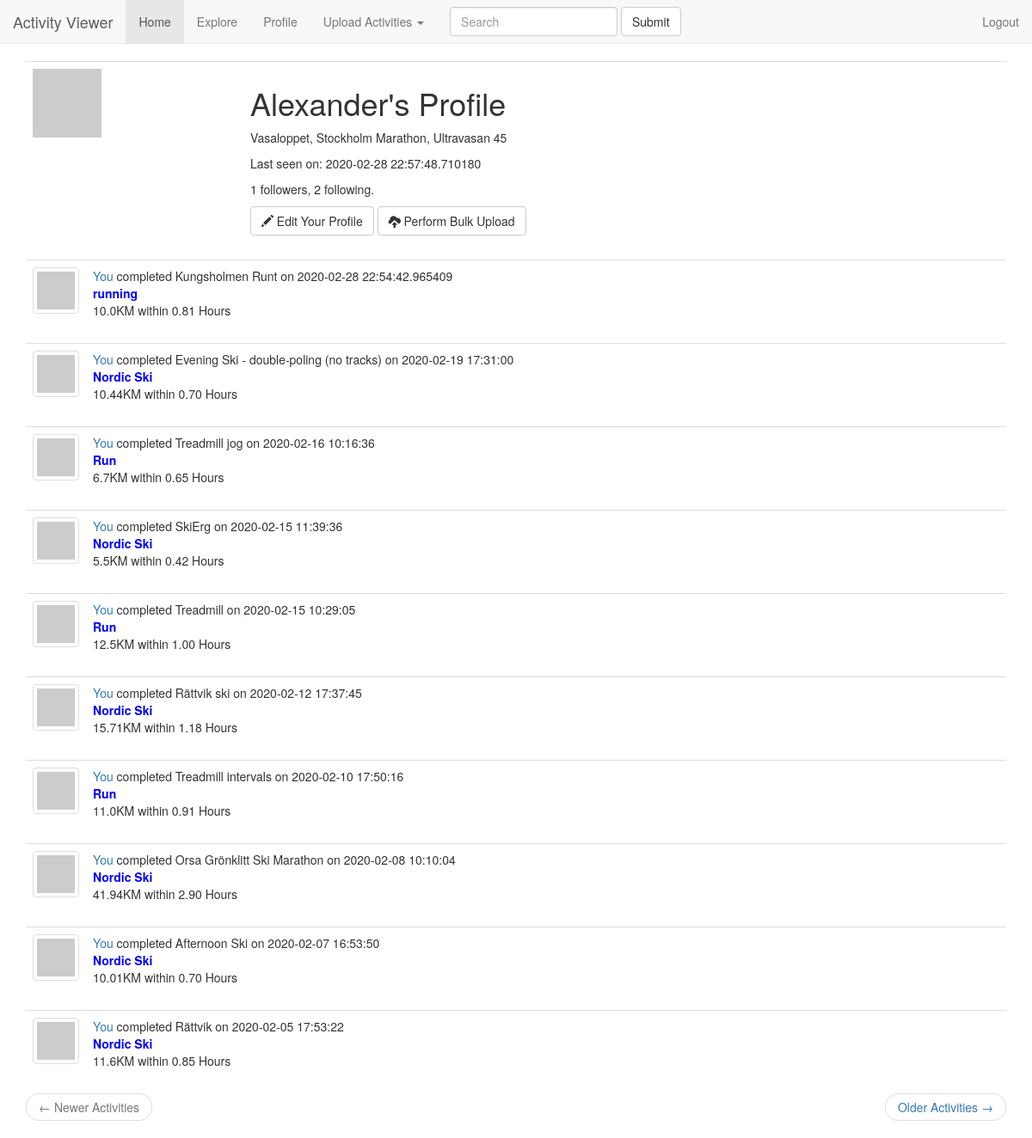
The page /profile/Alexander (signed in) on the database as committed earlier.
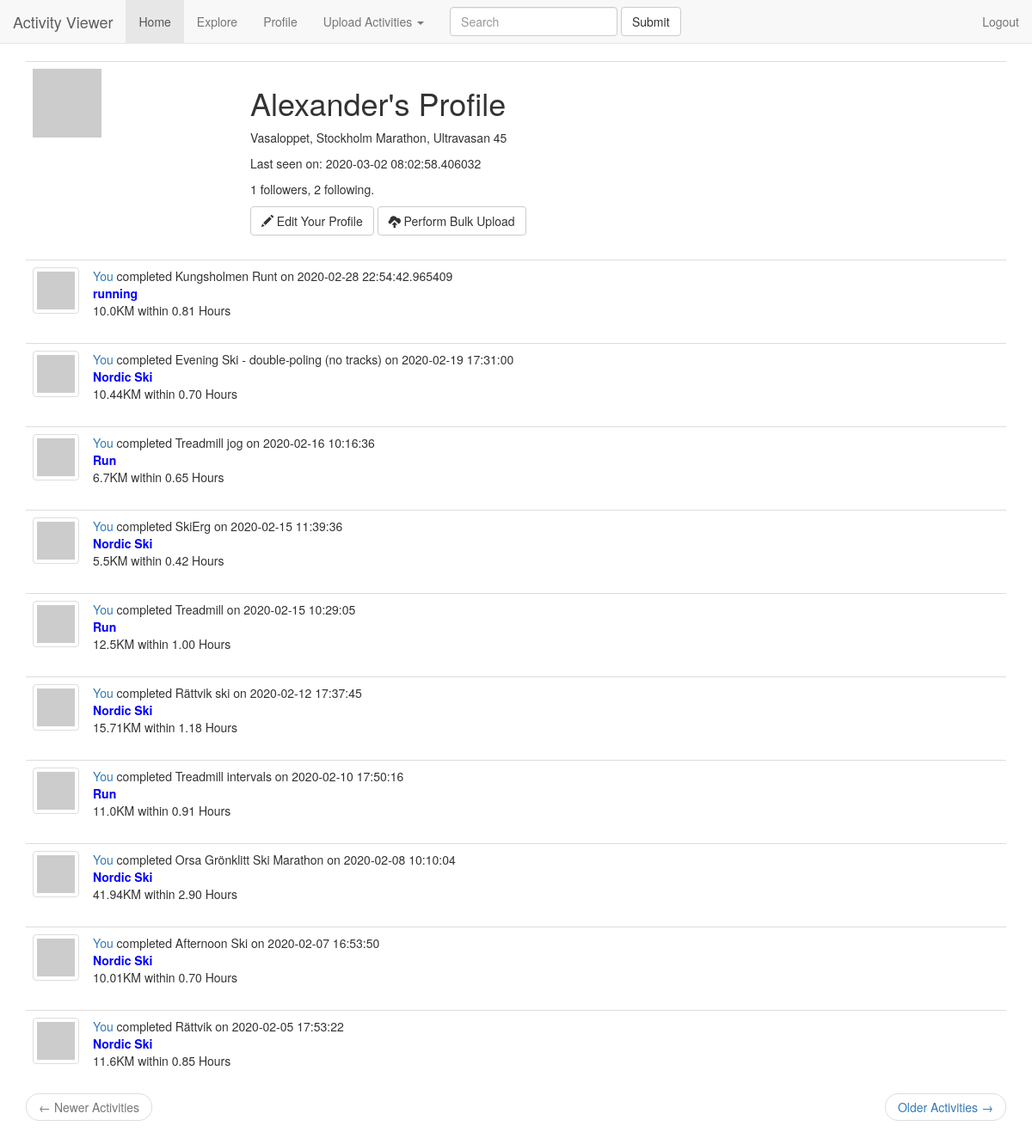
The same page on the database as committed later.
### app/models.py (models this page shows, shortened)
class User(UserMixin, db.Model):
    id = db.Column(db.Integer, primary_key=True)
    username = db.Column(db.String(64), index=True, unique=True)
    email = db.Column(db.String(120), index=True, unique=True)
    activities = db.relationship('Activity', backref='athlete', lazy='dynamic')
    password_hash = db.Column(db.String(128))
    about_me = db.Column(db.String(140))
    last_seen = db.Column(db.DateTime, default=datetime.utcnow)
    follows = db.relationship(
        'User', secondary=followers,
        primaryjoin=(followers.c.follower_id == id),
        secondaryjoin=(followers.c.follows_id == id),
        backref=db.backref('followers', lazy='dynamic'), lazy='dynamic')
    def avatar(self, size):
        digest = md5(self.email.lower().encode('utf-8')).hexdigest()
        return 'https://www.gravatar.com/avatar/{}?d=identicon&s={}'.format(
            digest, size)

class Activity(db.Model):
    id = db.Column(db.Integer, primary_key=True)
    timestamp = db.Column(db.DateTime, index=True, default=datetime.utcnow)
    title = db.Column(db.String(64), index=True)
    activity_type = db.Column(db.String(64), index=True)
    distance = db.Column(db.Float)
    duration = db.Column(db.Integer)
    user_id = db.Column(db.Integer, db.ForeignKey('user.id'))

### app/routes.py (the view)
@app.route('/profile/<username>', methods=['GET', 'POST'])
@login_required
def profile(username):
    user = User.query.filter_by(username=username).first_or_404()
    page = request.args.get('page', 1, type=int)
    activities = user.activities.order_by(Activity.timestamp.desc()).paginate(
        page, app.config['ACTIVITIES_PER_PAGE'], False)
    next_url = url_for('profile', username=user.username, page=activities.next_num) \
        if activities.has_next else None
    prev_url = url_for('profile', username=user.username, page=activities.prev_num) \
        if activities.has_prev else None
    return render_template('profile.html', title="Profile", user=user, page=page, activities=activities.items,
                           next_url=next_url, prev_url=prev_url)

### app/models.py (called while the page is built)
@login.user_loader
def load_user(id):
    return User.query.get(int(id))

### app/routes.py (called while the page is built)
@app.before_request
def before_request():
    if current_user.is_authenticated:
        current_user.last_seen = datetime.utcnow()
        db.session.commit()

### app/templates/profile.html
<!DOCTYPE html>
<html lang="en">
{% extends "base.html" %}
{% import "bootstrap/wtf.html" as wtf %}
{% block app_content %}
    <table class="table table-default">
        <tr valign="top">
            <td ><img src="{{ user.avatar(128) }}"></td>
            <td>
                <h1>{{ user.username }}'s Profile</h1>
                {% if user.about_me %}<p>{{ user.about_me }}</p>{% endif %}
                {% if user.last_seen %}<p>Last seen on: {{ user.last_seen }}</p>{% endif %}
                <p>{{ user.followers.count() }} followers, {{ user.follows.count() }} following.</p>
                {% if user == current_user %}
                <a class="btn btn-default" href="{{url_for('edit_profile')}}" role="button">
                    <span class="glyphicon glyphicon-pencil" aria-hidden="true"></span> Edit Your Profile</a>
                <a class="btn btn-default" href="{{url_for('bulk_upload')}}" role="button">
                    <span class="glyphicon glyphicon-cloud-upload" aria-hidden="true"></span> Perform Bulk Upload</a>
                {% elif not current_user.is_following(user) %}
                <p><a href="{{ url_for('follow', username=user.username) }}">Follow</a></p>
                {% else %}
                <p><a href="{{ url_for('unfollow', username=user.username) }}">Unfollow</a></p>
                {% endif %}
            </td>
        </tr>
    </table>
    {% for activity in activities %}
        {% include '_activity.html' %}
    {% endfor %}
    <nav aria-label="...">
        <ul class="pager">
            <li class="previous{% if not prev_url %} disabled{% endif %}">
                <a href="{{ prev_url or '#' }}">
                    <span aria-hidden="true">&larr;</span> Newer Activities
                </a>
            </li>
            <li class="next{% if not next_url %} disabled{% endif %}">
                <a href="{{ next_url or '#' }}">
                    Older Activities <span aria-hidden="true">&rarr;</span>
                </a>
            </li>
        </ul>
    </nav>
{% endblock %}

### app/templates/base.html (shortened to what this page needs)
<!DOCTYPE html>
<html lang="en">
{% extends "bootstrap/base.html" %}
{% block navbar %}
<nav class="navbar navbar-default navbar-static-top">
  <div class="container-fluid">
    <div class="navbar-header">
      <a class="navbar-brand" href="{{url_for('index')}}">Activity Viewer</a>
    </div>
    <div class="collapse navbar-collapse" id="bs-example-navbar-collapse-1">
      <ul class="nav navbar-nav">
        <li class="active"><a href="{{ url_for('index') }}">Home<span class="sr-only">(current)</span></a></li>
        {% if current_user.is_authenticated %}
        <li><a href="{{ url_for('explore') }}">Explore</a></li>
        <li><a href="{{ url_for('profile', username=current_user.username) }}">Profile</a></li>
        {% endif %}
        <li class="dropdown">
          <a href="#" class="dropdown-toggle" data-toggle="dropdown" role="button" aria-haspopup="true" aria-expanded="false">Upload Activities <span class="caret"></span></a>
        </li>
      </ul>
      <form class="navbar-form navbar-left">
        <div class="form-group">
          <input type="text" class="form-control" placeholder="Search">
        </div>
        <button type="submit" class="btn btn-default">Submit</button>
      </form>
      <ul class="nav navbar-nav navbar-right">
        {% if current_user.is_anonymous %}
        <li><a href="{{ url_for('login') }}">Login</a></li>
        <li><a href="{{ url_for('register') }}">Register</a></li>
        {% else %}
        <li><a href="{{ url_for('logout') }}">Logout</a></li>
        {% endif %}
      </ul>
    </div>
  </div>
</nav>
{% endblock %}
{% block content %}
<div class="container">
    {% block app_content %}{% endblock %}
</div>
{% endblock %}

### app/templates/_activity.html
<!DOCTYPE html>
<html lang="en">
<table class="table table-hover">
        <tr>
            <td width="70px">
                <a href="{{ url_for('profile', username=activity.athlete.username) }}">
                    <img src="{{ activity.athlete.avatar(50) }}" class="img-thumbnail">
                </a>
            </td>
            <td>
                {% if activity.athlete == current_user %}
                <a href="{{ url_for('profile', username=current_user.username) }}">
                    You
                </a>
                {% else %}
                <a href="{{ url_for('profile', username=activity.athlete.username) }}">
                    {{ activity.athlete.username }}
                </a>
                {% endif %}
                completed {{ activity.title }}
                on {{ activity.timestamp }}
                <br>
                <span style="color:blue;font-weight:bold"> {{ activity.activity_type }}</span>
                <br>
                <span>{{ activity.distance}}KM within {{ "{0:.2f}".format(activity.duration / 3600) }} Hours</span>
            </td>
        </tr>
    </table>
</html>

Rows that differ between the two databases and show on the page:
changed User "Alexander": last_seen "2020-02-28 22:57:48.710180" → "2020-03-02 08:02:58.406032"
